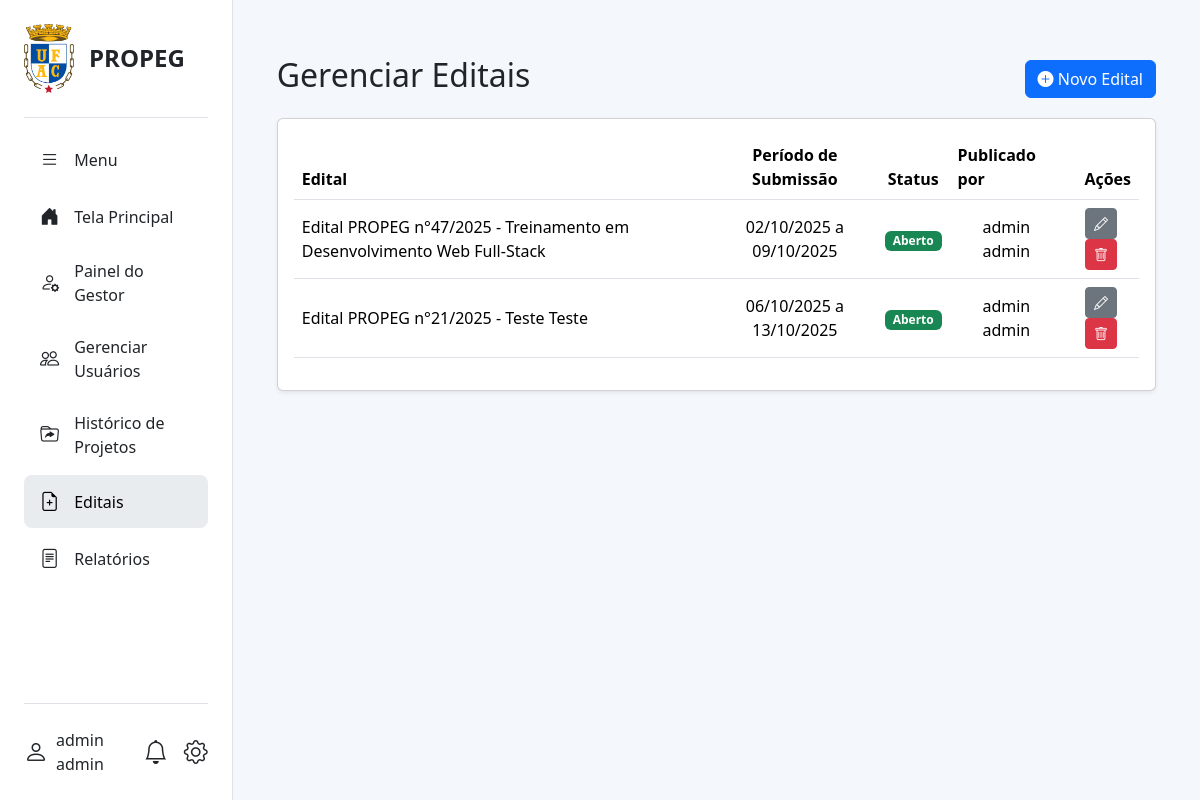
The page /projetos/gestor/editais/ (signed in) on the database its author committed.
### projetos_institucionais/models.py (models this page shows, shortened)
class Usuario(AbstractUser):
    PERFIL_CHOICES = (
        ('coordenador', 'Coordenador'),
        ('aluno', 'Aluno'),
        ('gestor', 'Gestor'),
    )
    STATUS_CHOICES = (
        ('pendente', 'Pendente'),
        ('ativo', 'Ativo'),
        ('inativo', 'Inativo'),
    )
    status = models.CharField(
        max_length=20,
        choices=STATUS_CHOICES,
        default='pendente',
        verbose_name='Status',
    )
    USERNAME_FIELD = 'cpf'
    REQUIRED_FIELDS = ['username', 'first_name', 'last_name', 'email']
    cpf = models.CharField(max_length=14, unique=True, verbose_name="CPF")
    email = models.EmailField(unique=True)
    telefone = models.CharField(max_length=20, blank=True, null=True)
    perfil = models.CharField(max_length=20, choices=PERFIL_CHOICES)
    regime_trabalho = models.CharField(max_length=3, blank=True, null=True, verbose_name="Regime de Trabalho")
    is_active = models.BooleanField(default=False, verbose_name="Ativo", help_text="Marque esta opção para ativar a conta do usuário.")
    curso = models.ForeignKey(
        'CursoGraduacao',
        on_delete=models.SET_NULL,
        null=True,
        blank=True,
        verbose_name="Curso de Graduação",
    )
    endereco = models.OneToOneField(
        'Endereco',
        on_delete=models.SET_NULL,
        null=True,
        blank=True
    )
    titulacao = models.ForeignKey(
        'Titulacao',
        on_delete=models.SET_NULL,
        null=True,
        blank=True,
        verbose_name="Titulação"
    )
    centro_lotacao = models.ForeignKey(
        'CentroLotacao',
        on_delete=models.SET_NULL,
        null=True,
        blank=True,
        verbose_name="Centro de Lotação"
    )
    objects = UsuarioManager()

class Edital(models.Model):
    STATUS_CHOICES = (
        ('rascunho', 'Rascunho'),
        ('aberto', 'Aberto'),
        ('fechado', 'Fechado'),
    )
    tipo = models.CharField(max_length=50, default='PROPEG', verbose_name="Tipo/Origem", help_text="Ex: PROPEG, PROEX, etc.")
    numero = models.PositiveIntegerField(verbose_name="Número do Edital")
    ano = models.PositiveIntegerField(verbose_name="Ano do Edital")
    titulo = models.CharField(max_length=255, verbose_name="Título Descritivo do Edital")
    descricao = models.TextField(verbose_name="Descrição Resumida")
    data_inicio_submissoes = models.DateField(verbose_name="Início das Submissões")
    data_fim_submissoes = models.DateField(verbose_name="Fim das Submissões")
    status = models.CharField(max_length=10, choices=STATUS_CHOICES, default='rascunho')
    documento_principal = models.FileField(
        upload_to='editais/documentos/',
        verbose_name="Documento Principal do Edital (PDF)"
    )
    criado_por = models.ForeignKey(settings.AUTH_USER_MODEL, on_delete=models.PROTECT)
    data_criacao = models.DateTimeField(auto_now_add=True)
    @property
    def titulo_completo(self):
        return f"Edital {self.tipo} n°{self.numero}/{self.ano} - {self.titulo}"
    class Meta:
        verbose_name = "Edital"
        verbose_name_plural = "Editais"
        ordering = ['-ano', '-numero']
        unique_together = ('numero', 'ano', 'tipo')

### projetos_institucionais/views.py (the view)
# urls.py: path('gestor/editais/', views.gestor_listar_editais, name='gestor_listar_editais'),
@login_required
@gestor_required
def gestor_listar_editais(request):
    editais = Edital.objects.all()
    contexto = {
        'editais': editais
    }
    return render(request, 'projetos_institucionais/gestor_edital_lista.html', contexto)

### projetos_institucionais/context_processors.py (called while the page is built)
def unread_notifications_context(request):
    if request.user.is_authenticated:
        unread_count = Notificacao.objects.filter(destinatario=request.user, lida=False).count()
        return {'unread_notifications_count': unread_count}
    return {}

### templates/projetos_institucionais/gestor_edital_lista.html (shortened to what this page needs)
{% extends "base2.html" %}
{% block content %}
<div class="container-fluid mt-4">
    <div class="d-flex justify-content-between align-items-center mb-3">
        <h2>Gerenciar Editais</h2>
        <a href="{% url 'gestor_criar_edital' %}" class="btn btn-primary">
            <i class="bi bi-plus-circle-fill"></i> Novo Edital
        </a>
    </div>
    <div class="card shadow-sm">
        <div class="card-body">
            <div class="table-responsive">
                <table class="table table-hover align-middle">
                    <thead>
                        <tr>
                            <th>Edital</th>
                            <th class="text-center">Período de Submissão</th>
                            <th class="text-center">Status</th>
                            <th>Publicado por</th>
                            <th class="text-end">Ações</th>
                        </tr>
                    </thead>
                    <tbody>
                        {% for edital in editais %}
                        <tr>
                            <td>{{ edital.titulo_completo }}</td>
                            <td class="text-center">{{ edital.data_inicio_submissoes|date:"d/m/Y" }} a {{ edital.data_fim_submissoes|date:"d/m/Y" }}</td>
                            <td><span class="badge bg-{% if edital.get_status_display == 'Aberto' %}success{% elif edital.get_status_display == 'Fechado' %}danger{% else %}secondary{% endif %}">{{ edital.get_status_display }}</span></td>
                            <td class="text-center">{{ edital.criado_por.get_full_name }}</td>
                            <td class="text-center">
                                <a href="{% url 'gestor_editar_edital' edital.pk %}" class="btn btn-sm btn-secondary"><i class="bi bi-pencil"></i></a>
                                <a href="{% url 'gestor_deletar_edital' edital.pk %}" class="btn btn-sm btn-danger"><i class="bi bi-trash"></i></a>
                            </td>
                        </tr>
                        {% empty %}
                        <tr>
                            <td colspan="5" class="text-center text-muted">Nenhum edital cadastrado.</td>
                        </tr>
                        {% endfor %}
                    </tbody>
                </table>
            </div>
        </div>
    </div>
</div>
{% endblock %}

### templates/base2.html (shortened to what this page needs)
{% load static %}
<!DOCTYPE html>
<html lang="pt-BR">
<head>
    <link href="https://cdn.jsdelivr.net/npm/bootstrap@5.3.3/dist/css/bootstrap.min.css" rel="stylesheet">
    <link href="https://cdn.jsdelivr.net/npm/bootstrap-icons@1.11.3/font/bootstrap-icons.css" rel="stylesheet">
    <link href="https://cdnjs.cloudflare.com/ajax/libs/font-awesome/6.5.2/css/all.min.css" rel="stylesheet">
    <link href="{% static 'css/style.css' %}" rel="stylesheet">
</head>
<body>
    <div class="d-flex">
        <div id="sidebar" class="d-flex flex-column">
            <div class="sidebar-header">
                <img src="{% static 'imagens/logo_ufac.png' %}" alt="Logo UFAC" width="50">
                <span class="fs-4 fw-bold">PROPEG</span>
            </div>
            <ul class="nav flex-column my-3">
                <li class="nav-item">
                    <a href="#" class="nav-link text-dark" id="toggle-btn">
                        <i class="bi bi-list"></i>
                        <span>Menu</span>
                    </a>
                </li>
                {% with request.resolver_match.url_name as url_name %}
                <li class="nav-item">
                    <a href="{% url 'tela_principal' %}"
                        class="nav-link {% if url_name == 'tela_principal' %}active{% else %}text-dark{% endif %}">
                        <i class="bi bi-house-door-fill"></i>
                        <span>Tela Principal</span>
                    </a>
                </li>
                {% if user.is_authenticated and user.perfil == 'gestor' %}
                <li class="nav-item">
                    <a href="{% url 'gestor_dashboard' %}"
                        class="nav-link {% if request.resolver_match.url_name == 'gestor_dashboard' %}active{% else %}text-dark{% endif %}">
                        <i class="bi bi-person-gear"></i>
                        <span>Painel do Gestor</span>
                    </a>
                </li>
                <li class="nav-item">
                    <a href="{% url 'gerenciar_usuarios' %}" class="nav-link {% if request.resolver_match.url_name == 'gerenciar_usuarios' %}active{% else %}text-dark{% endif %}">
                        <i class="bi bi-people"></i>
                        <span>Gerenciar Usuários</span>
                    </a>
                </li>
                <li class="nav-item">
                    <a href="{% url 'historico_projetos' %}" class="nav-link {% if request.resolver_match.url_name == 'historico_projetos' %}active{% else %}text-dark{% endif %}">
                        <i class="bi bi-folder-symlink"></i>
                        <span>Histórico de Projetos</span>
                    </a>
                </li>
                <li class="nav-item">
                    <a href="{% url 'gestor_listar_editais' %}" class="nav-link {% if request.resolver_match.url_name == 'gestor_listar_editais' %}active{% else %}text-dark{% endif %}">
                        <i class="bi bi-file-earmark-plus"></i>
                        <span>Editais</span>
                    </a>
                </li>
                <li class="nav-item">
                    <a href="{% url 'gestor_relatorios' %}" class="nav-link {% if request.resolver_match.url_name == 'gestor_relatorios' %}active{% else %}text-dark{% endif %}">
                        <i class="bi bi-file-text"></i>
                        <span>Relatórios</span>
                    </a>
                </li>
                {% endif %}
                {% endwith %}
            </ul>
            <div class="sidebar-footer mt-auto">
                {% if user.is_authenticated %}
                <a href="{% url 'perfil' %}" class="d-flex align-items-center text-dark text-decoration-none">
                    <i class="bi bi-person fs-4"></i>
                    <span class="ms-2">
                        {% if user.get_full_name %}
                        {{ user.get_full_name }}
                        {% elif user.first_name %}
                        {{ user.first_name }}
                        {% else %}
                        {{ user.cpf }}
                        {% endif %}
                    </span>
                </a>
                {% endif %}
                <div class="d-flex align-items-center">
                    <a href="{% url 'lista_notificacoes' %}" class="text-dark position-relative me-3">
                        <i class="bi bi-bell fs-4"></i>
                    </a>
                    {% if user.is_authenticated %}
                    <div class="dropdown dropup">
                        <a href="#" class="text-dark text-decoration-none" data-bs-toggle="dropdown"
                            aria-expanded="false">
                            <i class="bi bi-gear fs-4"></i>
                        </a>
                    </div>
                    {% endif %}
                </div>
            </div>
        </div>
        <main id="main-content">
            {% block content %}
            {% endblock %}
        </main>
    </div>
</body>
</html>

### static/css/style.css (style rules this page uses)
html, body { height: 100%; margin: 0; font-family: 'Segoe UI', Tahoma, Geneva, Verdana, sans-serif; }
.d-flex { height: 100%; }
#sidebar { width: 280px; background-color: #ffffff; padding: 1.5rem; border-right: 1px solid #dee2e6; transition: width 0.3s; transition: width 0.3s ease-in-out; }
.sidebar-header { display: flex; align-items: center; gap: 15px; padding-bottom: 1.5rem; border-bottom: 1px solid #dee2e6; }
.sidebar-footer { display: flex; justify-content: space-between; align-items: center; padding-top: 1.5rem; border-top: 1px solid #dee2e6; }
#main-content { flex-grow: 1; background-color: #f4f7fc; padding: 2rem; overflow-y: auto; }
.table-responsive { overflow: visible; }

### rows shown on the page
Usuario: get_full_name "admin admin"
Edital: titulo_completo "Edital PROPEG n°47/2025 - Treinamento em Desenvolvimento Web Full-Stack", data_inicio_submissoes "02/10/2025", data_fim_submissoes "09/10/2025", status "Aberto", criado_por.get_full_name "admin admin"
Edital: titulo_completo "Edital PROPEG n°21/2025 - Teste Teste", data_inicio_submissoes "06/10/2025", data_fim_submissoes "13/10/2025", status "Aberto", criado_por.get_full_name "admin admin"
